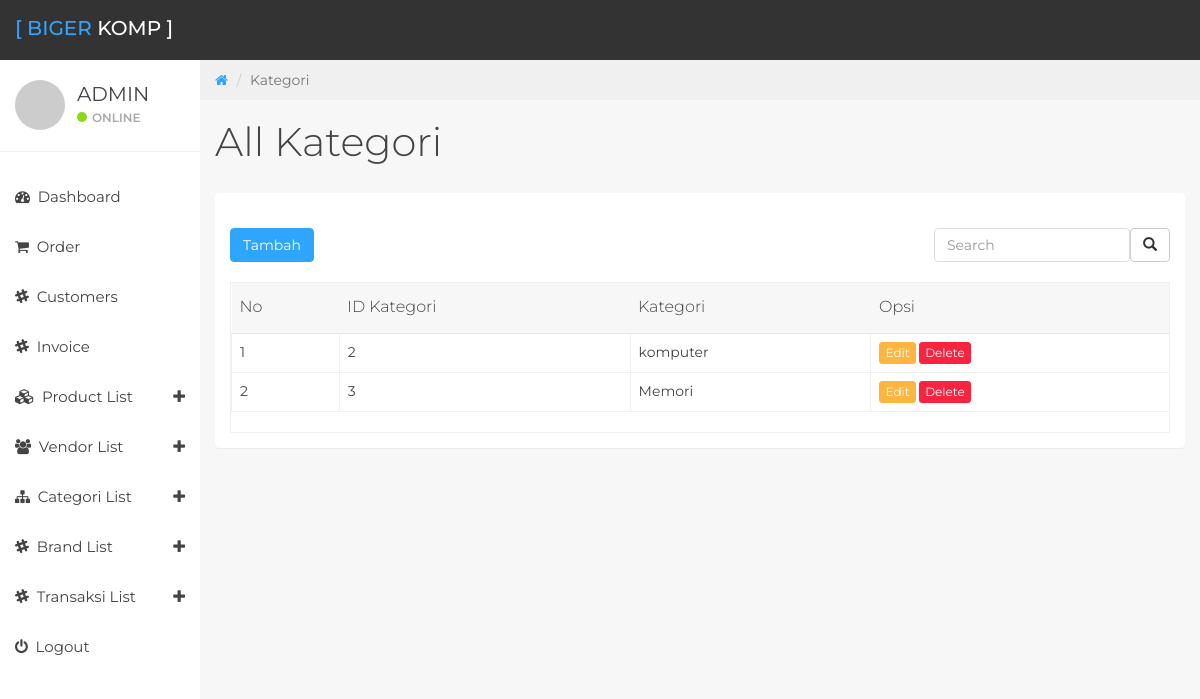
Page /home/showkategori (signed in) on the committed database.
### tables this page shows
CREATE TABLE `kategori` (
  `id_kategori` int(11) NOT NULL,
  `nama_kategori` varchar(20) NOT NULL
);

### application/libraries/template.php (called while the page is built)
<?php
class Template {
   var $template_data = array();
    public function set($name, $value)
    {
        $this->template_data[$name]=$value;
    }
    public function load($template='', $view='', $view_data='', $return = FALSE)
    {
        $this->CI =& get_instance();
        $this->set('contents',$this->CI->load->view($view, $view_data, TRUE));
        return $this->CI->load->view($template, $this->template_data, $return);
    }
}
?>

### application/controllers/home.php (called while the page is built, shortened)
<?php
class Home extends CI_Controller {
 		public function showkategori(){
 			$data['value'] = $this->produk_model->getData('kategori')->result();
 			$data['count'] = $this->produk_model->getData('kategori')->num_rows();
 			$this->template->load('admin/wraper','admin/isi/showkategori',$data);
 		}
}
?>

### index.php (called while the page is built, shortened)
<?php
require_once BASEPATH.'core/CodeIgniter.php';

### application/models/produk_model.php (called while the page is built, shortened)
<?php
	class Produk_model extends CI_Model{
		public function getData($tables){
			return $this->db->get($tables);
		}
}
?>

### application/views/admin/isi/showkategori.php (the view, shortened to what this page needs)
<div class="col-sm-9 col-sm-offset-3 col-lg-10 col-lg-offset-2 main">
	<div class="row">
		<ol class="breadcrumb">
			<li><a href="#">
				<em class="fa fa-home"></em>
			</a></li>
			<li class="active">Kategori</li>
		</ol>
	</div>
	<div class="row">
		<div class="col-lg-12">
			<h1 class="page-header">All Kategori</h1>
		</div>
	</div>
	<div class="panel panel-container">
		<div class="row">
			<div class="col-lg-12">
				<div class="panel-body">
				<div class="bootstrap-table">
					<div class="fixed-table-toolbar">
						<a href="<?php echo base_url('home/addkategori'); ?>"><button class="btn btn-primary">Tambah</button></a>
						<div class="columns btn-group pull-right">
							<button class="btn btn-default" type="submit" name="search" title="search">
								<i class="glyphicon glyphicon-search icon-search"></i>
							</button>
						</div>
					<div class="pull-right search">
						<input class="form-control" type="text" placeholder="Search">
					</div>
				</div>
				<br>
				<div class="fixed-table-container">
				<div class="fixed-table-body">
					<table  class="table table-hover">
							<thead>
								<tr>
									<th>
										No
									</th>
									<th style="">
										ID Kategori
									</th>
									<th style="">
										Kategori
									</th>
									<th colspan="2">
										Opsi
									</th>
								</tr>
							</thead>
							<?php
							if ($count == 0) {
							?>
							<tr>
								<td align="center" colspan="8">
									<div>
										<h5>Data Kosong</h5>
									</div>
								</td>
							</tr>
							<?php
							} else {
							$i =1;
							foreach ($value as $val) {
							?>
							<tr>
								<td><?php echo $i; ?></td>
								<td style=""><?php echo $val->id_kategori; ?></td>
								<td style=""><?php echo $val->nama_kategori; ?></td>
								<td><a href="<?php echo base_url('home/editkategori').'/'.$val->id_kategori; ?>" class="btn btn-xs btn-warning" >Edit</a>
								<a href="<?php echo base_url('home/delkategori').'/'.$val->id_kategori; ?>"
									onclick="return confirm('Yakin akan menghapus  : <?php echo $val->nama_kategori;?> ?')" class="btn btn-xs btn-danger" >Delete</a>
								</td>
							</tr>
							<?php
							$i++;
							}}
							?>
					</table>
				</div>
			</div>
			</div>
		</div>
	</div>
		</div>
	</div>

### assets/css/styles.css (style rules this page uses)
body { background: #f7f7f7; padding-top: 60px; font-size: 14px; color: #444444; font-family: "Montserrat", "Helvetica Neue", Helvetica, Arial, sans-serif; }
a, a:hover, a:focus { color: #30a5ff; }
h1, h2, h3, h4, h5, h6 { color: #444444; }
h1 { font-weight: 300; font-size: 40px; }
input.form-control { border: 1px solid #ddd; box-shadow: none; height: 46px; }
.bootstrap-table input.form-control { height: 34px; }
.btn-primary, .btn-primary:hover, .btn-primary:focus, .btn-primary:active, .btn-primary.active, .open > .dropdown-toggle.btn-primary, .btn-primary.disabled, .btn-primary[disabled], fieldset[disabled] .btn-primary, .btn-primary.disabled:hover, .btn-primary[disabled]:hover, fieldset[disabled] .btn-primary:hover, .btn-primary.disabled:focus, .btn-primary[disabled]:focus, fieldset[disabled] .btn-primary:focus, .btn-primary.disabled:active, .btn-primary[disabled]:active, fieldset[disabled] .btn-primary:active, .btn-primary.disabled.active, .btn-primary[disabled].active, fieldset[disabled] .btn-primary.active { background-color: #30a5ff !important; border-color: #30a5ff !important; }
.btn-warning, .btn-warning:hover, .btn-warning:focus, .btn-warning:active, .btn-warning.active, .open > .dropdown-toggle.btn-warning, .btn-warning.disabled, .btn-warning[disabled], fieldset[disabled] .btn-warning, .btn-warning.disabled:hover, .btn-warning[disabled]:hover, fieldset[disabled] .btn-warning:hover, .btn-warning.disabled:focus, .btn-warning[disabled]:focus, fieldset[disabled] .btn-warning:focus, .btn-warning.disabled:active, .btn-warning[disabled]:active, fieldset[disabled] .btn-warning:active, .btn-warning.disabled.active, .btn-warning[disabled].active, fieldset[disabled] .btn-warning.active { background-color: #ffb53e; border-color: #ffb53e; }
.btn-danger, .btn-danger:hover, .btn-danger:focus, .btn-danger:active, .btn-danger.active, .open > .dropdown-toggle.btn-danger, .btn-danger.disabled, .btn-danger[disabled], fieldset[disabled] .btn-danger, .btn-danger.disabled:hover, .btn-danger[disabled]:hover, fieldset[disabled] .btn-danger:hover, .btn-danger.disabled:focus, .btn-danger[disabled]:focus, fieldset[disabled] .btn-danger:focus, .btn-danger.disabled:active, .btn-danger[disabled]:active, fieldset[disabled] .btn-danger:active, .btn-danger.disabled.active, .btn-danger[disabled].active, fieldset[disabled] .btn-danger.active { background-color: #f9243f; border-color: #f9243f; }
.panel { border: 0; }
.panel-container { padding-top: 20px; }
.breadcrumb { border-radius: 0; padding: 10px 15px 10px 15px; background: #f0f0f0; margin: 0; }
h1.page-header { margin-top: 20px; border-bottom: 0; }
.table { background: #fff; }
.fixed-table-container { border: 1px solid #f0f0f0; }
.fixed-table-container thead th { background: #f7f7f8; border-color: #ddd; color: #444444; font-weight: 300; font-size: 16px; }
.fixed-table-container tbody td { border: 1px solid #f0f0f0; }
.fixed-table-container tbody td:last-child { border-right: none; }
.table > thead > tr > th { border-bottom: 1px solid #e6e7e8; vertical-align: middle; height: 50px; padding: 8px; }

### rows in the picture
kategori: id_kategori "2", nama_kategori "komputer"
kategori: id_kategori "3", nama_kategori "Memori"
